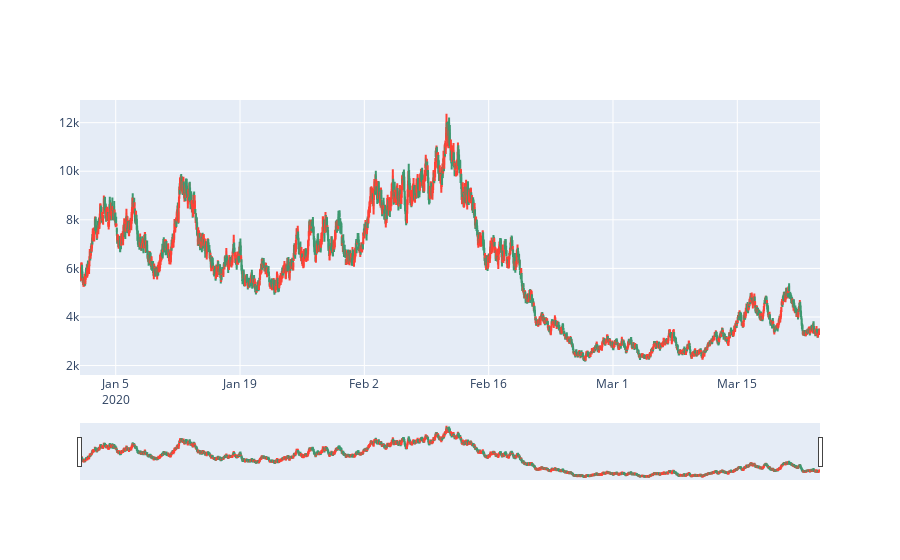

Notebook code cell kept with this figure:
### Code cell
import numpy as np
from numpy.random import default_rng
import plotly.graph_objs as go
import pandas as pd

rng = default_rng()

step_n = 2000

price_close = []
price_open = []
price_high = []
price_low = []
prev_price = 5750
for idx in range(step_n):
    price_close.append(prev_price + prev_price * rng.choice([0.005, 0.01, 0.015, 0.02, 0.025, 0.03]) * rng.choice([-1, 1]) )
    prev_price = price_close[-1]
    price_open.append(prev_price + prev_price * rng.choice([0.005, 0.01, 0.015, 0.02, 0.025, 0.03]) * rng.choice([-1, 1]))
    prev_price = max(price_close[-1], price_open[-1])
    price_high.append(prev_price + prev_price * rng.choice([0.005, 0.01, 0.015, 0.02, 0.025, 0.03]))
    prev_price = min(price_close[-1], price_open[-1])
    price_low.append(prev_price - prev_price * rng.choice([0.005, 0.01, 0.015, 0.02, 0.025, 0.03]))
    prev_price = price_open[-1]

date = pd.date_range(start='1/1/2020', periods=step_n, freq='H')

fig = go.Figure()
fig.add_trace(go.Candlestick(x=date,
                open=price_open,
                high=price_high,
                low=price_low,
                close=price_close))
fig.show()

### Figure 1 — Plotly figure (JSON) as saved in the notebook; plotly's stock layout.template omitted (floating-point values rounded to 4 significant figures; data arrays with more than 128 entries replaced by an {"elided": "..."} marker saying what was removed)
{"data": [{"close": {"elided": "2000 float values"}, "high": {"elided": "2000 float values"}, "low": {"elided": "2000 float values"}, "open": {"elided": "2000 float values"}, "x": {"elided": "2000 str values"}, "type": "candlestick"}], "layout": {}}
